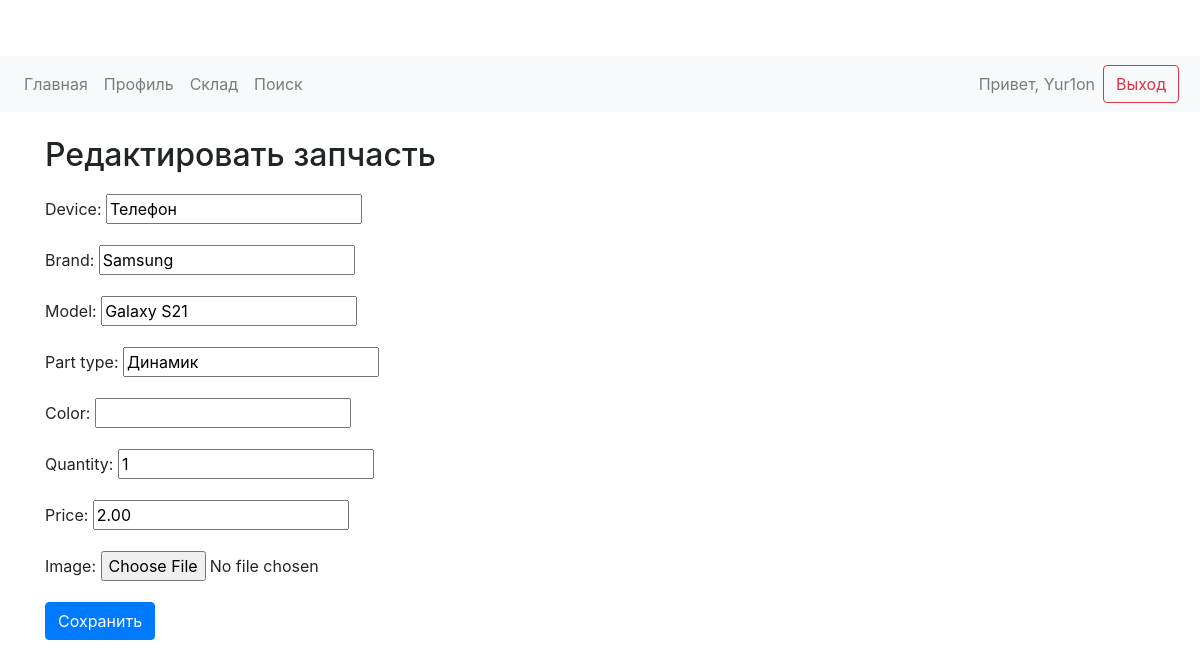
/edit-part/1/ (signed in), run on an earlier commit of the app's database.
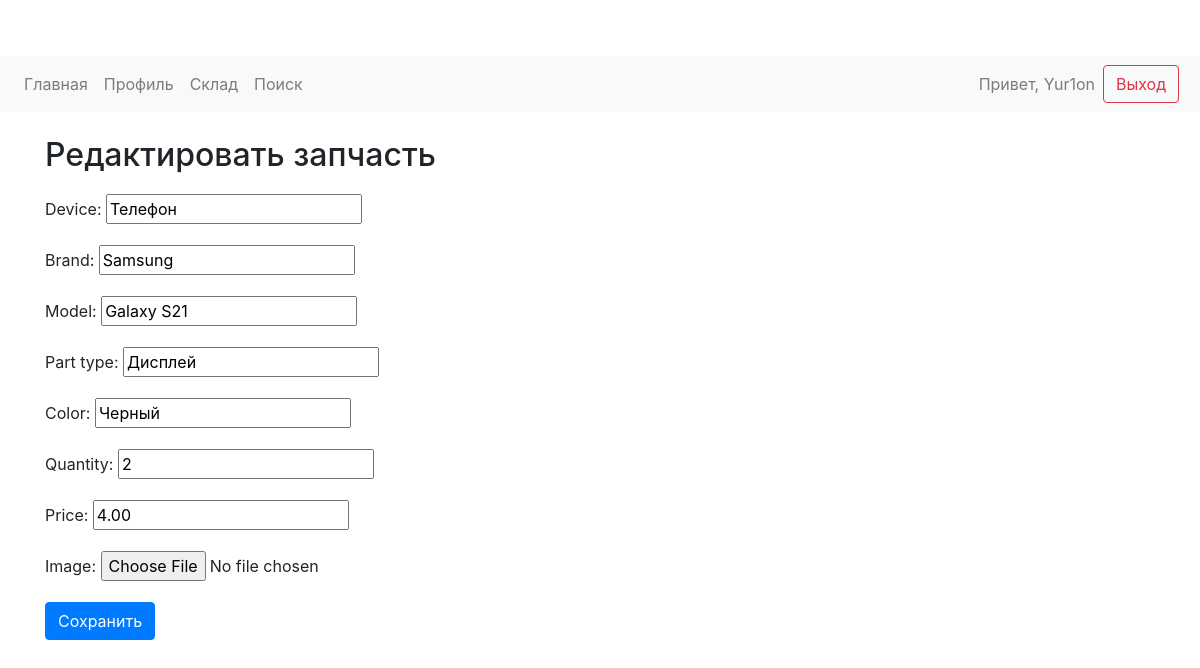
And on a later commit of the database.
### warehouse/models.py (models this page shows, shortened)
class Part(models.Model):
    user = models.ForeignKey(User, on_delete=models.CASCADE)
    device = models.CharField(max_length=100)
    brand = models.CharField(max_length=100)
    model = models.CharField(max_length=100)
    part_type = models.CharField(max_length=100)
    color = models.CharField(max_length=50, blank=True, null=True)
    quantity = models.IntegerField()
    price = models.DecimalField(max_digits=10, decimal_places=2)
    image = models.ImageField(upload_to='part_images/', blank=True, null=True)
    created_at = models.DateTimeField(auto_now_add=True)  # Установи auto_now_add=True

### warehouse/views.py (the view)
# urls.py: path('edit-part/<int:part_id>/', views.edit_part, name='edit_part'),
@login_required
def edit_part(request, part_id):
    part = get_object_or_404(Part, id=part_id, user=request.user)
    if request.method == 'POST':
        form = PartForm(request.POST, request.FILES, instance=part)
        if form.is_valid():
            form.save()
            return redirect('warehouse')
    else:
        form = PartForm(instance=part)
    return render(request, 'warehouse/edit_part.html', {'form': form})

### warehouse/forms.py
class PartForm(forms.ModelForm):
    class Meta:
        model = Part
        fields = ['device', 'brand', 'model', 'part_type', 'color', 'quantity', 'price', 'image']

### myproject/warehouse/templates/warehouse/edit_part.html (shortened to what this page needs)
{% extends 'warehouse/base.html' %}
{% block content %}
    <h2>{% if form.instance.pk %}Редактировать{% else %}Добавить{% endif %} запчасть</h2>
    <form method="POST" enctype="multipart/form-data">
        <div class="form-group">
            {{ form.as_p }}
        </div>
        <button type="submit" class="btn btn-primary">Сохранить</button>
    </form>
{% endblock %}

What changed in the data, as far as the page shows it:
changed Part "Телефон": part_type "Динамик" → "Дисплей"; color (not shown) → "Черный"; quantity "1" → "2"; price "2.00" → "4.00"
